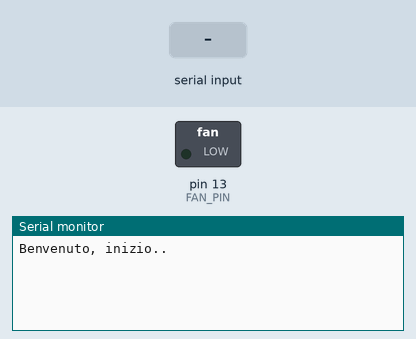
This sketch was run on a simulated Arduino Uno, built with avr-gcc and run on an emulated ATmega328P. On the bench: switched loads named in the sketch (green lamp = pin HIGH), the last lines printed to the serial monitor. The inputs (shaded band) are chosen by the test bench.

Above: at 1.2 s.
1.3 s: "+\n" received over Serial
At 2.2 s:
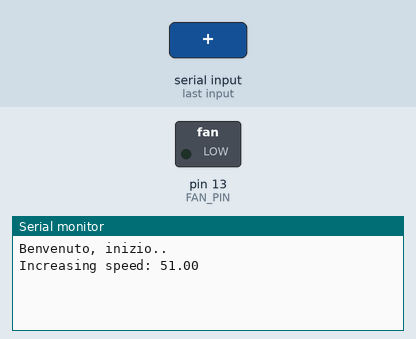
2.8 s: byte 45 ('-') received over Serial
At 3.3 s:
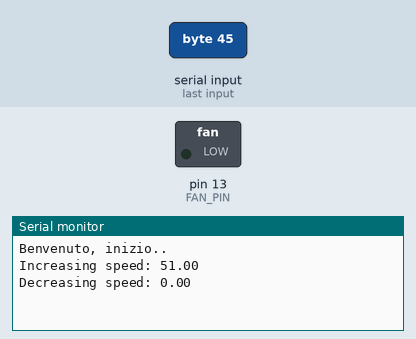
4.3 s: "-\n" received over Serial
At 5.5 s:
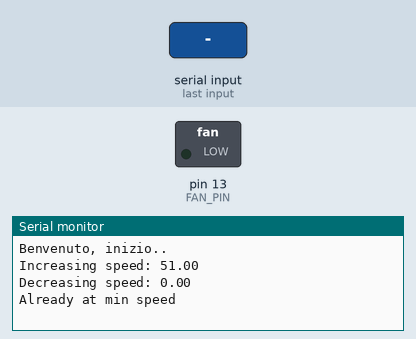
5.8 s: "1\n" received over Serial
At 6.8 s:
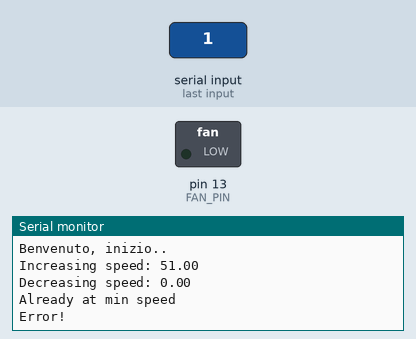

The sketch:

Es4.ino
```cpp
float current_speed = 0;
const int FAN_PIN=13;
// n°step = 5, valore step=51


void setup() {
  pinMode(FAN_PIN, OUTPUT);
  analogWrite(FAN_PIN, current_speed);
  Serial.begin(9600);
  while(!Serial);
  Serial.println("Benvenuto, inizio..");
}


void procInput(){
  int inByte;
  if(Serial.available()>0){
    inByte = Serial.read();
    if(inByte=='+'){//+
       if(current_speed<255){
         current_speed+=51;
         analogWrite(FAN_PIN,(int)current_speed);
         Serial.print("Increasing speed: ");
         Serial.println(current_speed);
         }
       else{
         Serial.println("Already at max speed");
         }
    }
    if(inByte=='-'){//-
       if(current_speed>0){
         current_speed-=51;
         analogWrite(FAN_PIN,(int)current_speed);
         Serial.print("Decreasing speed: ");
         Serial.println(current_speed);
         }
       else{
         Serial.println("Already at min speed");
         }
    }
   if(inByte!='\n' && inByte!=45 && inByte!=43)
     Serial.println("Error!");
  }
}

void loop() {
  procInput();
}
```

Measured:
- after the input at 1.3 s, the serial monitor: prints a new line at once (image 1)
- after the input at 2.8 s, the serial monitor: prints a new line at once (image 2)
- after the input at 4.3 s, the serial monitor: prints a new line at once (image 3)
- after the input at 5.8 s, the serial monitor: prints a new line at once (image 4)
